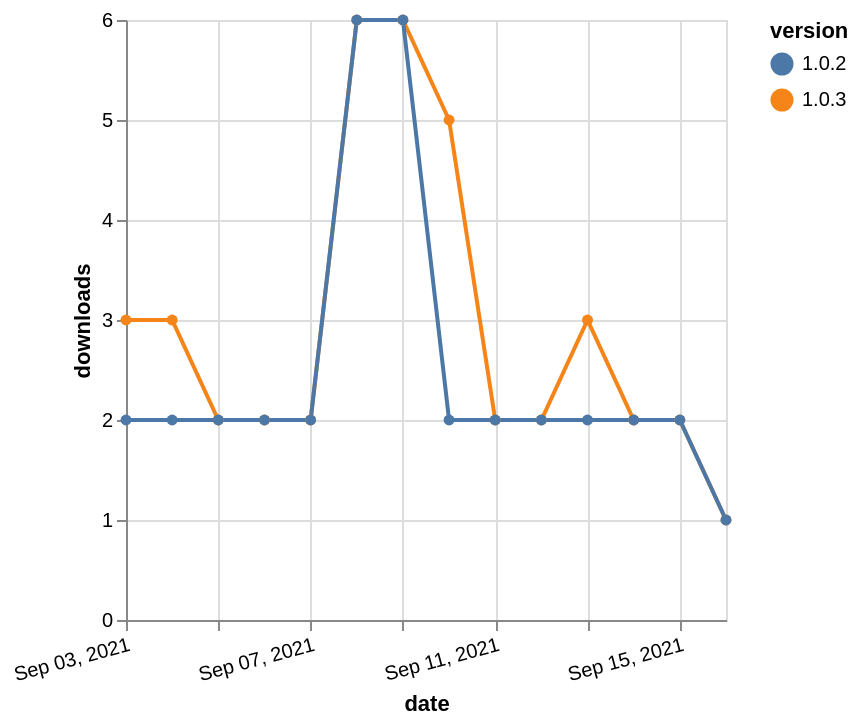

Specify this chart in Vega-Lite:
### Vega-Lite specification from a JSON file in a GitHub repository (floating-point values rounded to 4 significant figures)
{"$schema": "https://vega.github.io/schema/vega-lite/v5.json", "description": "A simple bar chart with embedded data.", "data": {"values": [{"date": "2021-09-03", "total": 4483, "delta": 3, "version": "1.0.3"}, {"date": "2021-09-04", "total": 4486, "delta": 3, "version": "1.0.3"}, {"date": "2021-09-05", "total": 4488, "delta": 2, "version": "1.0.3"}, {"date": "2021-09-06", "total": 4490, "delta": 2, "version": "1.0.3"}, {"date": "2021-09-07", "total": 4492, "delta": 2, "version": "1.0.3"}, {"date": "2021-09-08", "total": 4498, "delta": 6, "version": "1.0.3"}, {"date": "2021-09-09", "total": 4504, "delta": 6, "version": "1.0.3"}, {"date": "2021-09-10", "total": 4509, "delta": 5, "version": "1.0.3"}, {"date": "2021-09-11", "total": 4511, "delta": 2, "version": "1.0.3"}, {"date": "2021-09-12", "total": 4513, "delta": 2, "version": "1.0.3"}, {"date": "2021-09-13", "total": 4516, "delta": 3, "version": "1.0.3"}, {"date": "2021-09-14", "total": 4518, "delta": 2, "version": "1.0.3"}, {"date": "2021-09-15", "total": 4520, "delta": 2, "version": "1.0.3"}, {"date": "2021-09-16", "total": 4521, "delta": 1, "version": "1.0.3"}, {"date": "2021-09-03", "total": 3539, "delta": 2, "version": "1.0.2"}, {"date": "2021-09-04", "total": 3541, "delta": 2, "version": "1.0.2"}, {"date": "2021-09-05", "total": 3543, "delta": 2, "version": "1.0.2"}, {"date": "2021-09-06", "total": 3545, "delta": 2, "version": "1.0.2"}, {"date": "2021-09-07", "total": 3547, "delta": 2, "version": "1.0.2"}, {"date": "2021-09-08", "total": 3553, "delta": 6, "version": "1.0.2"}, {"date": "2021-09-09", "total": 3559, "delta": 6, "version": "1.0.2"}, {"date": "2021-09-10", "total": 3561, "delta": 2, "version": "1.0.2"}, {"date": "2021-09-11", "total": 3563, "delta": 2, "version": "1.0.2"}, {"date": "2021-09-12", "total": 3565, "delta": 2, "version": "1.0.2"}, {"date": "2021-09-13", "total": 3567, "delta": 2, "version": "1.0.2"}, {"date": "2021-09-14", "total": 3569, "delta": 2, "version": "1.0.2"}, {"date": "2021-09-15", "total": 3571, "delta": 2, "version": "1.0.2"}, {"date": "2021-09-16", "total": 3572, "delta": 1, "version": "1.0.2"}]}, "width": "container", "mark": {"type": "line", "point": {"filled": true}}, "encoding": {"x": {"field": "date", "type": "temporal", "timeUnit": "yearmonthdate", "title": "date", "axis": {"labelAngle": -15}}, "y": {"field": "delta", "type": "quantitative", "title": "downloads"}, "color": {"field": "version", "type": "nominal"}, "tooltip": {"field": "delta"}}}
